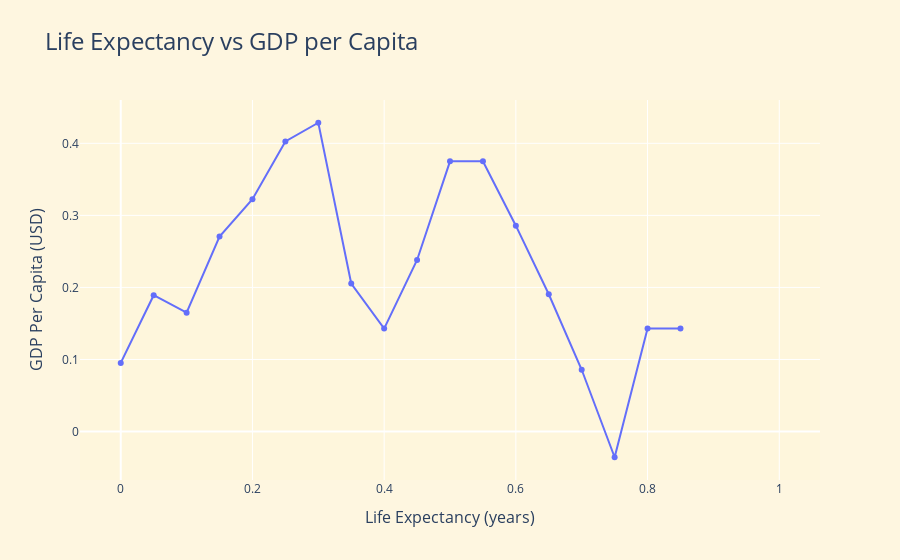

Notebook cell for this chart:
### Code cell
# optimizing to spend money on the people who are actually going to leave
# highest correctly predicted attrition
# lowest incorrectly predicted attrition = if this error is high, we spend money on people who are stying anyway
# lowest incorrectly predicted staying = this one is overall pretty low because of our data set

fig = go.Figure()

fig.add_trace(
    go.Scatter(
        x=confution.index,
        y=confution["Correctly predicted attrition"]
        - confution["Incorrectly predicted attrition"],
        mode="lines+markers",
    )
)
fig.update_layout(
    title={"text": "Life Expectancy vs GDP per Capita", "font": {"size": 24}},
    xaxis={"title": {"text": "Life Expectancy (years)", "font": {"size": 16}}},
    yaxis={"title": {"text": "GDP Per Capita (USD)", "font": {"size": 16}}},
    paper_bgcolor="rgb(254, 246, 224)",
    plot_bgcolor="rgb(254, 246, 220)",
)

fig.show()

### Figure 1 — Plotly figure (JSON) as saved in the notebook; plotly's stock layout.template omitted (floating-point values rounded to 4 significant figures)
{"data": [{"mode": "lines+markers", "type": "scatter", "x": [0, 0.05, 0.1, 0.15, 0.2, 0.25, 0.3, 0.35, 0.4, 0.45, 0.5, 0.55, 0.6, 0.65, 0.7, 0.75, 0.8, 0.85, 0.9, 0.95, 1], "y": [0.09524, 0.1892, 0.1649, 0.2707, 0.3225, 0.4026, 0.4286, 0.2054, 0.1429, 0.2381, 0.375, 0.375, 0.2857, 0.1905, 0.08571, -0.03571, 0.1429, 0.1429, null, null, null]}], "layout": {"autosize": true, "paper_bgcolor": "rgb(254, 246, 224)", "plot_bgcolor": "rgb(254, 246, 220)", "title": {"font": {"size": 24}, "text": "Life Expectancy vs GDP per Capita"}, "xaxis": {"autorange": true, "range": [-0.05911, 1.059], "title": {"font": {"size": 16}, "text": "Life Expectancy (years)"}, "type": "linear"}, "yaxis": {"autorange": true, "range": [-0.07403, 0.4669], "title": {"font": {"size": 16}, "text": "GDP Per Capita (USD)"}, "type": "linear"}}}
